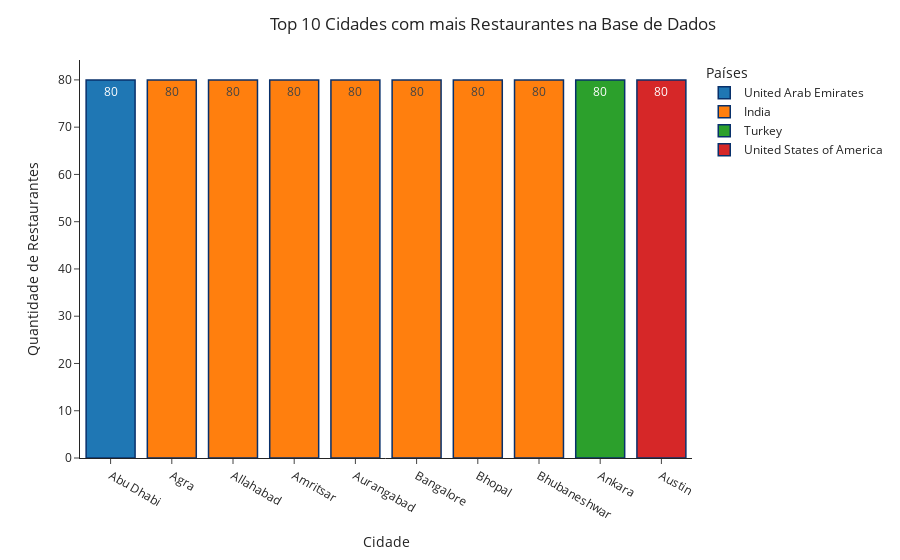

Source (notebook cell):
### Markdown cell above
### 1. Qual o nome da cidade que possui mais restaurantes registrados?

### Code cell
df1_aux = ( df1.loc[:, ['country_name', 'city', 'restaurant_id']]
                    .groupby([ 'country_name','city' ])
                    .count()
                    .sort_values(['restaurant_id', 'city'], ascending=[False, True])
                    .reset_index().head(10) )

fig = px.bar(df1_aux, x='city', y='restaurant_id', 
                    text_auto= 'restaurant_id', color='country_name' ,labels= {
                        'country_name': 'Países',
                        'restaurant_id': 'Quantidade de Restaurantes',
                        'city': 'Cidade'
                    } , template='simple_white')
    
fig.update_layout(title_text='Top 10 Cidades com mais Restaurantes na Base de Dados', title_x=0.3)
fig.update_traces(marker_line_color = 'rgb(8,48,107)', marker_line_width = 1.5)   

fig.show()

### Figure 1 — Plotly figure (JSON) as saved in the notebook; plotly's stock layout.template omitted (floating-point values rounded to 4 significant figures)
{"data": [{"alignmentgroup": "True", "hovertemplate": "Países=United Arab Emirates<br>Cidade=%{x}<br>Quantidade de Restaurantes=%{y}<extra></extra>", "legendgroup": "United Arab Emirates", "marker": {"color": "#1F77B4", "line": {"color": "rgb(8,48,107)", "width": 1.5}, "pattern": {"shape": ""}}, "name": "United Arab Emirates", "offsetgroup": "United Arab Emirates", "orientation": "v", "showlegend": true, "textposition": "auto", "texttemplate": "%{y:restaurant_id}", "type": "bar", "x": ["Abu Dhabi"], "xaxis": "x", "y": [80], "yaxis": "y"}, {"alignmentgroup": "True", "hovertemplate": "Países=India<br>Cidade=%{x}<br>Quantidade de Restaurantes=%{y}<extra></extra>", "legendgroup": "India", "marker": {"color": "#FF7F0E", "line": {"color": "rgb(8,48,107)", "width": 1.5}, "pattern": {"shape": ""}}, "name": "India", "offsetgroup": "India", "orientation": "v", "showlegend": true, "textposition": "auto", "texttemplate": "%{y:restaurant_id}", "type": "bar", "x": ["Agra", "Allahabad", "Amritsar", "Aurangabad", "Bangalore", "Bhopal", "Bhubaneshwar"], "xaxis": "x", "y": [80, 80, 80, 80, 80, 80, 80], "yaxis": "y"}, {"alignmentgroup": "True", "hovertemplate": "Países=Turkey<br>Cidade=%{x}<br>Quantidade de Restaurantes=%{y}<extra></extra>", "legendgroup": "Turkey", "marker": {"color": "#2CA02C", "line": {"color": "rgb(8,48,107)", "width": 1.5}, "pattern": {"shape": ""}}, "name": "Turkey", "offsetgroup": "Turkey", "orientation": "v", "showlegend": true, "textposition": "auto", "texttemplate": "%{y:restaurant_id}", "type": "bar", "x": ["Ankara"], "xaxis": "x", "y": [80], "yaxis": "y"}, {"alignmentgroup": "True", "hovertemplate": "Países=United States of America<br>Cidade=%{x}<br>Quantidade de Restaurantes=%{y}<extra></extra>", "legendgroup": "United States of America", "marker": {"color": "#D62728", "line": {"color": "rgb(8,48,107)", "width": 1.5}, "pattern": {"shape": ""}}, "name": "United States of America", "offsetgroup": "United States of America", "orientation": "v", "showlegend": true, "textposition": "auto", "texttemplate": "%{y:restaurant_id}", "type": "bar", "x": ["Austin"], "xaxis": "x", "y": [80], "yaxis": "y"}], "layout": {"barmode": "relative", "legend": {"title": {"text": "Países"}, "tracegroupgap": 0}, "margin": {"t": 60}, "title": {"text": "Top 10 Cidades com mais Restaurantes na Base de Dados", "x": 0.3}, "xaxis": {"anchor": "y", "domain": [0, 1], "title": {"text": "Cidade"}}, "yaxis": {"anchor": "x", "domain": [0, 1], "title": {"text": "Quantidade de Restaurantes"}}}}
